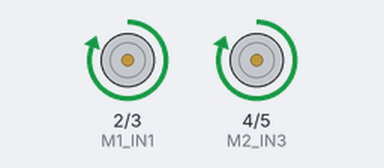
A sketch run on a simulated Arduino Uno, built with avr-gcc and run on an emulated ATmega328P. Shown: motor-driver pin pairs drawn as motors (green arrow = first pin HIGH = forward, orange = second pin HIGH = backward, longer = more drive).

Above: at 1.0 s.
At 4.0 s:
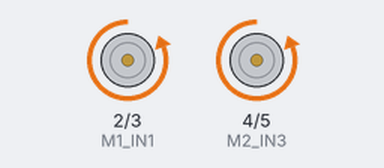
At 6.4 s:
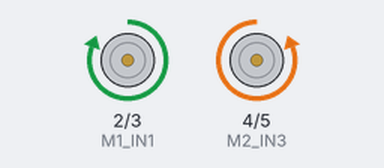
At 7.8 s:
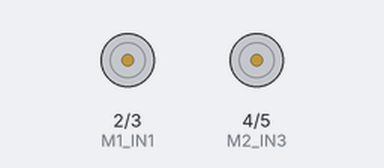
Timing chart, 0 to 11.4 s (numbered marks = the images above):
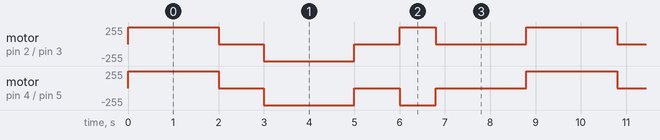

The sketch:

L1_Giro_y_Direccion.ino
```cpp
/*
 * INSANI ROBOTICS - FUNDAMENTOS F8
 * Lección 1: Control Básico de Motores DC
 * ------------------------------------------------
 * Objetivo: Controlar dirección (Adelante/Atrás) de 2 motores mediante Puente H.
 * Conexión: Pines 2,3,4,5.
 */

// --- PINES DE CONTROL L293D ---
// Motor Izquierdo (Lado A)
const int M1_IN1 = 2;
const int M1_IN2 = 3;
// Motor Derecho (Lado B)
const int M2_IN3 = 4;
const int M2_IN4 = 5;

void setup() {
  // Todos los pines son SALIDAS porque enviamos órdenes
  pinMode(M1_IN1, OUTPUT);
  pinMode(M1_IN2, OUTPUT);
  pinMode(M2_IN3, OUTPUT);
  pinMode(M2_IN4, OUTPUT);
}

void loop() {
  // Secuencia de demostración

  // 1. Moverse hacia ADELANTE
  avanzar();
  delay(2000); // Durante 2 segundos

  // 2. PAUSA
  detener();
  delay(1000);

  // 3. Moverse hacia ATRÁS
  retroceder();
  delay(2000);

  // 4. PAUSA
  detener();
  delay(1000);

  // 5. GIRO TÁCTICO (Sobre su propio eje)
  girarDerecha();
  delay(800); // Un giro corto

  detener();
  delay(2000); // Espera larga antes de repetir
}

// --- FUNCIONES DE MOVIMIENTO ---
// Estas funciones encapsulan la lógica para que el loop sea fácil de leer

void avanzar() {
  // Motor Izquierdo Adelante
  digitalWrite(M1_IN1, HIGH);
  digitalWrite(M1_IN2, LOW);
  // Motor Derecho Adelante
  digitalWrite(M2_IN3, HIGH);
  digitalWrite(M2_IN4, LOW);
}

void retroceder() {
  // Motor Izquierdo Atrás
  digitalWrite(M1_IN1, LOW);
  digitalWrite(M1_IN2, HIGH);
  // Motor Derecho Atrás
  digitalWrite(M2_IN3, LOW);
  digitalWrite(M2_IN4, HIGH);
}

void detener() {
  // Apagar todo
  digitalWrite(M1_IN1, LOW);
  digitalWrite(M1_IN2, LOW);
  digitalWrite(M2_IN3, LOW);
  digitalWrite(M2_IN4, LOW);
}

void girarDerecha() {
  // Para girar a la derecha sobre el propio eje:
  // La rueda IZQUIERDA debe avanzar
  digitalWrite(M1_IN1, HIGH);
  digitalWrite(M1_IN2, LOW);
  // La rueda DERECHA debe retroceder
  digitalWrite(M2_IN3, LOW);
  digitalWrite(M2_IN4, HIGH);
}
```

Measured:
- by itself, motor on pin 2 (M1_IN1) / pin 3 (M1_IN2): repeats every 8.8 s: stopped 1.0 s, backward 255/255 2.0 s, stopped 1.0 s, forward 255/255 0.80 s, stopped 2.0 s, forward 255/255 2.0 s
- by itself, motor on pin 4 (M2_IN3) / pin 5 (M2_IN4): repeats every 8.8 s: stopped 1.0 s, backward 255/255 2.0 s, stopped 1.0 s, backward 255/255 0.80 s, stopped 2.0 s, forward 255/255 2.0 s
